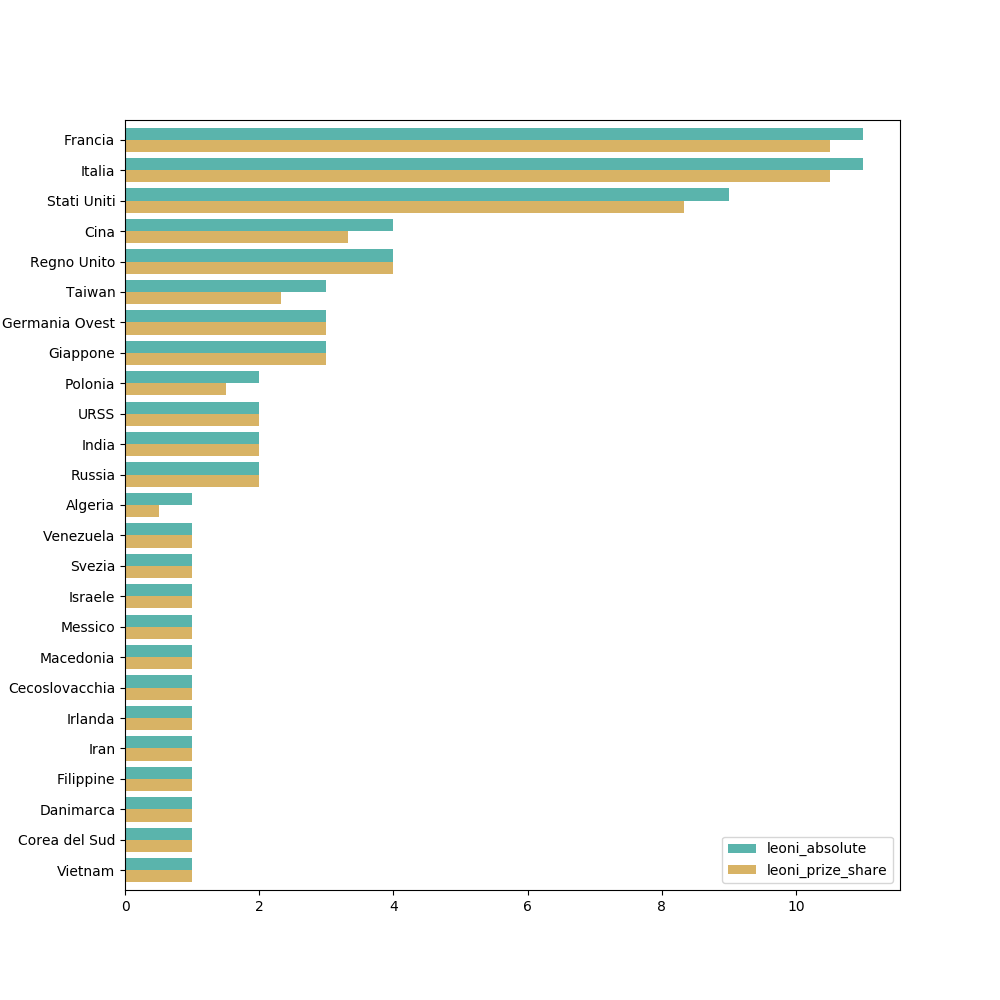

The script that saved this image:
import requests
from lxml import html
import pandas as pd
import matplotlib.pyplot as plt

url  = "https://it.wikipedia.org/wiki/Leone_d'oro_al_miglior_film"

#Parse html
response = requests.get(url)
root = html.fromstring(response.text) 

#Naviga root fino alle cell con solo i film, escludendo gli anni senza film. Tutti i film sono in italics, ergo:
films = root.xpath("//th[contains(., 'Anno')]/ancestor::table/tbody/tr/td/i[1]")

#inizia una empty list a cui si aggiungeranno i dictionary
data = []

for film in films:
    tree = root.getroottree() #salva root element
    film_xpath = tree.getpath(film) #store xpath specifica al film in questione, usala poi per spostarti di due colonne e prendere nazioni
    nazioni = [nazione.strip() for nazione in root.xpath(film_xpath+'/ancestor::td/following-sibling::td[2]')[0].text_content().split('/')]
    
    #crea dictionary per ogni nazione_singola-film-regista-anno
    for nazione in nazioni:
        row = {}
        row['nazione'] = nazione
        row['film'] = film.text_content().strip()
        
        #Se anno non è numero (nel caso in cui 2 film hanno vinto in un anno) conversione a testo non funziona e ti lancia un ValueError che puoi sfruttare per sistemare la cosa mettendo come anno quello del row precedente
        try:
            row['anno'] = int(root.xpath(film_xpath+'/ancestor::tr/td')[0].text_content().strip())
        except ValueError:
            row['anno'] = data[-1]['anno']
        
        row['regista'] = root.xpath(film_xpath+'/ancestor::td/following-sibling::td')[0].text_content().strip()
        totale_nazioni = len(nazioni)
        row['prize_share'] = round(1/len(nazioni),2)
        data.append(row)

#Crea dataframe da list of dict
df = pd.DataFrame(data)

#Crea pivot e salva csv
nazioni_count = df.pivot_table(index = 'nazione', aggfunc = {'nazione':'count', 'prize_share':'sum'}).sort_values(by= 'nazione', ascending=False)
nazioni_count.columns = ['leoni_absolute', 'leoni_prize_share'] 
nazioni_count.to_csv('leoni.csv',  encoding='utf8')

# Crea bar e salva
nazioni_count.plot(kind='barh',figsize=(10,10), width=0.8, color=['#5ab4ac','#d8b365']).invert_yaxis()
plt.savefig('leoni.png')